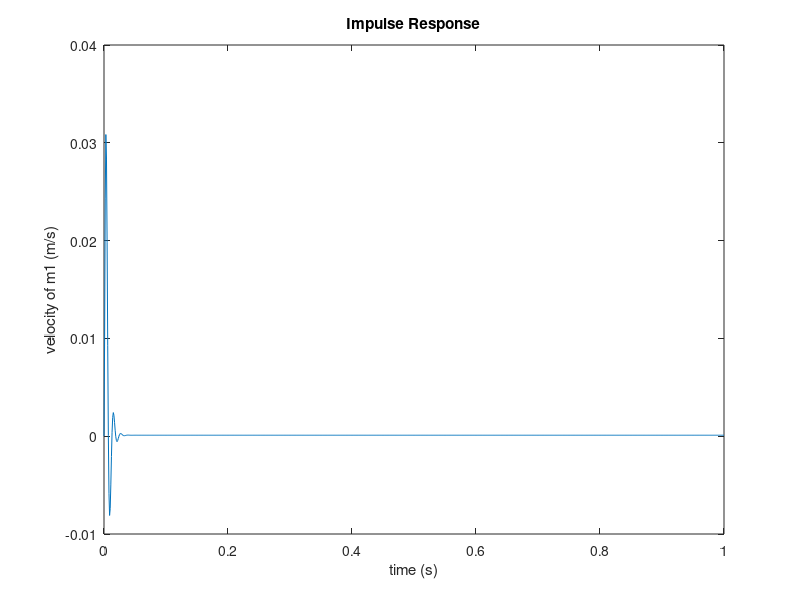
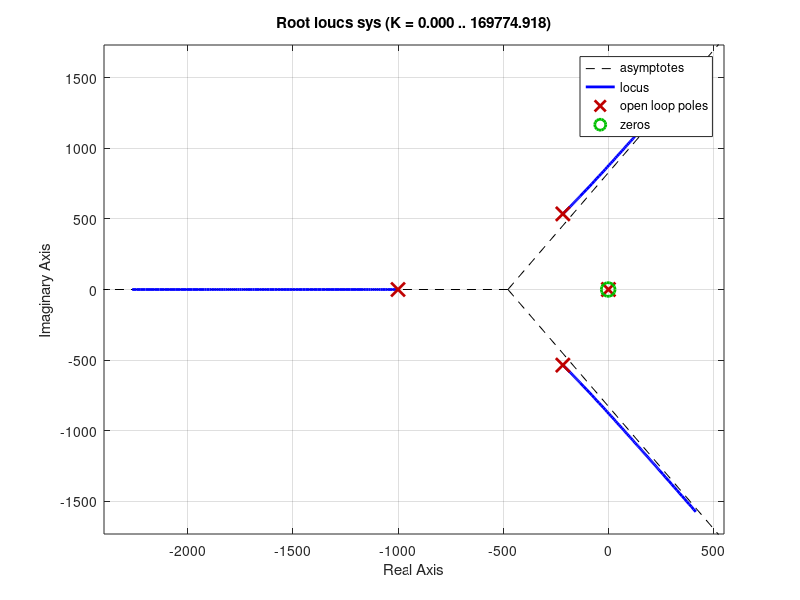

Source code (MATLAB) for these figures, in order:
%% State-Space catcher thing
clear; close all

%% define vars
% motor parameters
    Kt = 1;         % torque constant = 2NBlr
    Kv = 1;         % back-emf constant (incase have this instead)
    L = 1;          % H motor inductance
    r = 1000;       % ohms  motor resistance
% physical parameters    
    m1 = 10;        % kg mass of platform
    m2 = 3;         % kg mass of puck
    k = 1000;       % N/m mechanical spring element
    b1 = 1000;      % Ns/m
    J = 1;          % kgm^2 moment of inertial
    b2 = 1000;      % Ns/m bearing friction
    p1 = 5;         % cm  pulley 1
    p2 = 5;         % cm pulley 2
    pRatio = p2/p1;
% transformer
    TFbelt = pRatio;     % transformer translation to rotation
    TFmotor = Kt;    % transformer rotation to electrical

% stuff
Vs = 12;        % volts voltage supply
TFelement = (b1*TFbelt^2*TFmotor)/(J*TFmotor*m2*TFbelt^2*TFmotor); % calculating elements in A
t = 0:.001:1;  % time array

%% define matricies
x0 = [...
    0;...
    0;...
    0;...
    0;];
A = [...
    -b1/m1, b1/m1, -1/m1,0;...
    TFelement, -TFelement, TFelement, TFelement/(TFbelt*TFmotor);...
    k, -k,0,0;...
    0,0,0,-r/L;];
    
B = [...
    0;...
    0;...
    0;...
    1/L];
C = [1,0,0,0];
D = 0;

%% create state-space
sys = ss(A,B,C,D);
%sys.InputName = 'Vs';
%sys.OutputName = {'Vm1';'Vm2'};
F1 = impulse(sys,t);

%% plot things
figure
plot(t,F1);
title('Impulse Response');
xlabel('time (s)')
ylabel('velocity of m1 (m/s)')

figure(2)
rlocus(sys);


